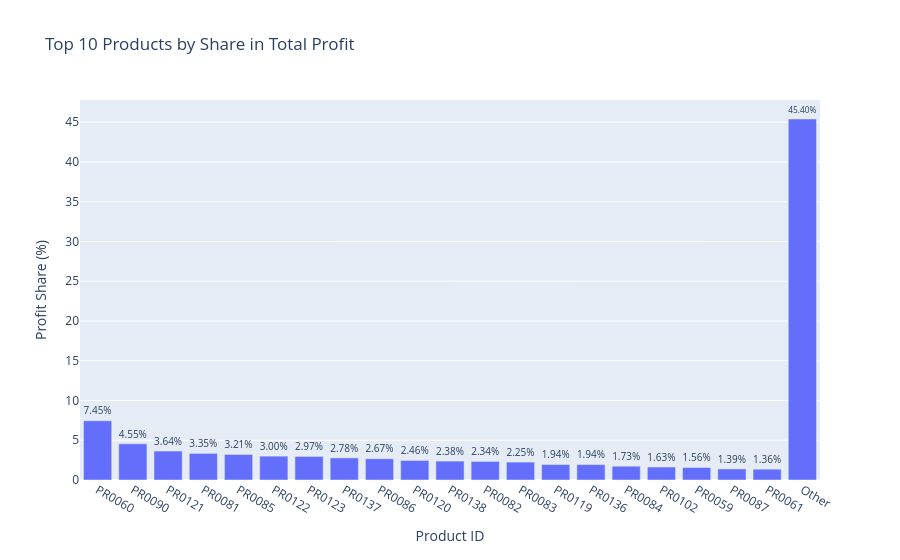

The code cell stored with this chart in its notebook:
### Code cell
# Calculate total profit per product
product_profit = (
    sales_items
    .groupby("product_id", as_index=False)
    .agg(total_profit=("margin_EGP", "sum"))
    .sort_values("total_profit", ascending=False)
    .reset_index(drop=True)
)

# Calculate total company profit
total_company_profit = product_profit["total_profit"].sum()

# Select top 10 products
top_10_products = product_profit.head(20).copy()

# Calculate profit share
top_10_products["profit_share"] = (
    top_10_products["total_profit"] / total_company_profit
) * 100

# Aggregate remaining products as Other
other_profit = product_profit.iloc[20:]["total_profit"].sum()

other_row = pd.DataFrame({
    "product_id": ["Other"],
    "total_profit": [other_profit],
    "profit_share": [(other_profit / total_company_profit) * 100]
})

# Prepare chart data
profit_share_chart = pd.concat(
    [
        top_10_products[["product_id", "total_profit", "profit_share"]],
        other_row
    ],
    ignore_index=True
)

# Create column chart
fig = px.bar(
    profit_share_chart,
    x="product_id",
    y="profit_share",
    text=profit_share_chart["profit_share"].map(lambda x: f"{x:.2f}%"),
    hover_data={
        "total_profit": ":,.2f",
        "profit_share": ":.2f"
    },
    title="Top 10 Products by Share in Total Profit",
    labels={
        "product_id": "Product ID",
        "profit_share": "Share in Total Profit (%)",
        "total_profit": "Total Profit (EGP)"
    }
)

fig.update_traces(
    textposition="outside",
    cliponaxis=False
)

fig.update_layout(
    xaxis_title="Product ID",
    yaxis_title="Profit Share (%)",
    showlegend=False
)

fig.show()

display(profit_share_chart)

### Figure 1 — Plotly figure (JSON) as saved in the notebook; plotly's stock layout.template omitted (floating-point values rounded to 4 significant figures)
{"data": [{"cliponaxis": false, "customdata": [[24030000.0], [14660000.0], [11750000.0], [10790000.0], [10350000.0], [9674000.0], [9569000.0], [8964000.0], [8616000.0], [7936000.0], [7675000.0], [7537000.0], [7264000.0], [6268000.0], [6258000.0], [5596000.0], [5262000.0], [5042000.0], [4479000.0], [4389000.0], [146400000.0]], "hovertemplate": "Product ID=%{x}<br>Share in Total Profit (%)=%{y:.2f}<br>text=%{text}<br>Total Profit (EGP)=%{customdata[0]:,.2f}<extra></extra>", "legendgroup": "", "marker": {"color": "#636efa", "pattern": {"shape": ""}}, "name": "", "orientation": "v", "showlegend": false, "text": ["7.45%", "4.55%", "3.64%", "3.35%", "3.21%", "3.00%", "2.97%", "2.78%", "2.67%", "2.46%", "2.38%", "2.34%", "2.25%", "1.94%", "1.94%", "1.73%", "1.63%", "1.56%", "1.39%", "1.36%", "45.40%"], "textposition": "outside", "type": "bar", "x": ["PR0060", "PR0090", "PR0121", "PR0081", "PR0085", "PR0122", "PR0123", "PR0137", "PR0086", "PR0120", "PR0138", "PR0082", "PR0083", "PR0119", "PR0136", "PR0084", "PR0102", "PR0059", "PR0087", "PR0061", "Other"], "xaxis": "x", "y": [7.45, 4.546, 3.644, 3.346, 3.209, 2.999, 2.967, 2.779, 2.671, 2.46, 2.379, 2.337, 2.252, 1.943, 1.94, 1.735, 1.631, 1.563, 1.389, 1.361, 45.4], "yaxis": "y"}], "layout": {"barmode": "relative", "legend": {"tracegroupgap": 0}, "showlegend": false, "title": {"text": "Top 10 Products by Share in Total Profit"}, "xaxis": {"anchor": "y", "domain": [0, 1], "title": {"text": "Product ID"}}, "yaxis": {"anchor": "x", "domain": [0, 1], "title": {"text": "Profit Share (%)"}}}}
